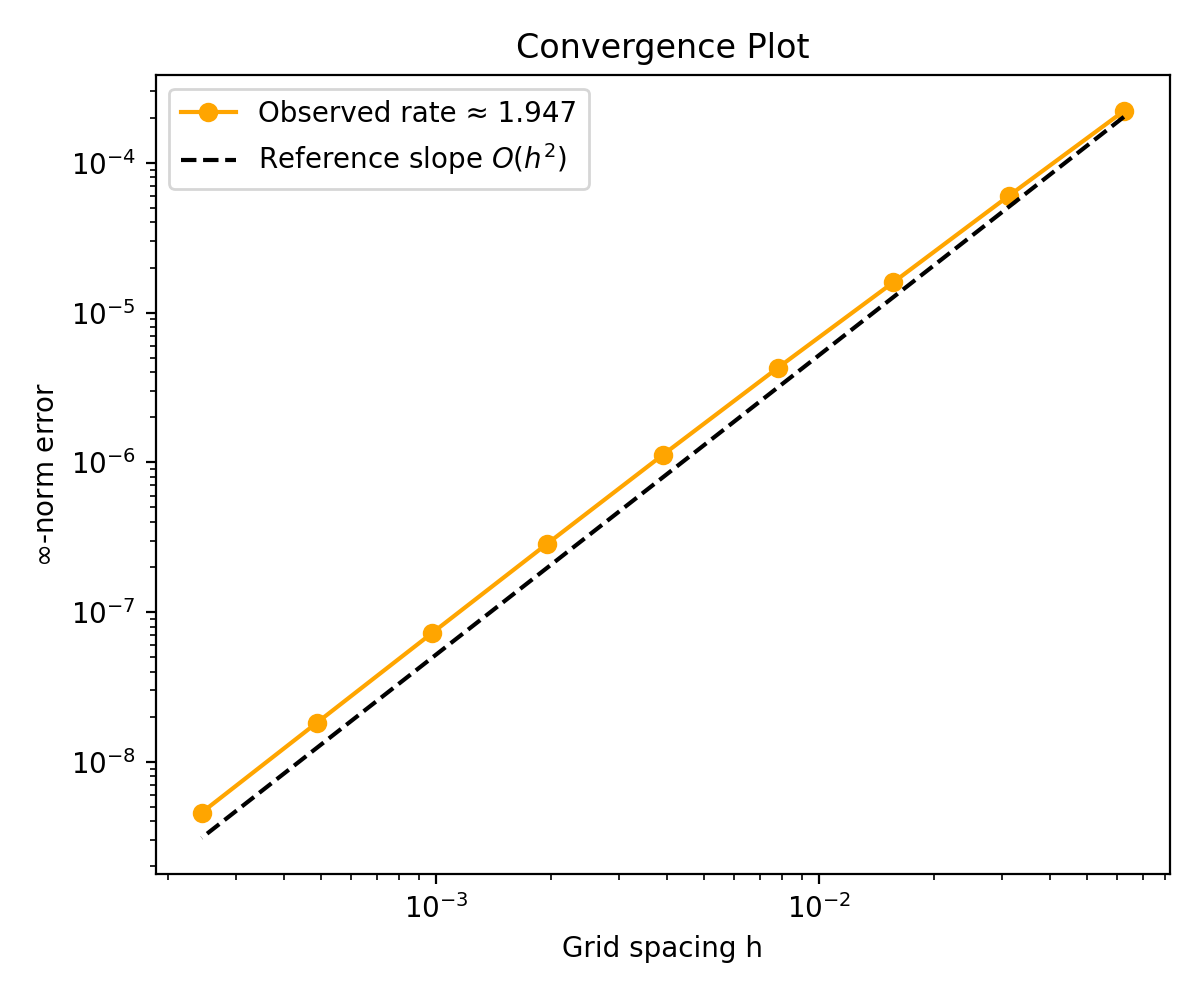

Recreate this plot in Python.
import os
import numpy as np

from devito import (Grid, Function, Eq, Operator, switchconfig,
                    configuration, SubDomain, norm, mmax)

from devito.petsc import petscsolve, EssentialBC, GridHierarchy
from devito.petsc.initialize import PetscInitialize

import matplotlib.pyplot as plt

configuration['compiler'] = 'custom'
os.environ['CC'] = 'mpicc'


# 2D test
# Solving -u_xx - u_yy = f(x,y)
# Dirichlet BCs: u = 0 on the entire boundary
# Manufactured solution (MMS4): u(x,y) = (x^4 - x^2)(y^4 - y^2),
# with corresponding RHS
#   f(x,y) = 2x^2(x^2 - 1)(1 - 6y^2) + 2y^2(1 - 6x^2)(y^2 - 1)
# ref - PETSc SNES ex5.c tutorial, MMSSolution4/MMSForcing4 with -par 0.0

PetscInitialize()

# Subdomains to implement BCs
class SubTop(SubDomain):
    name = 'subtop'

    def define(self, dimensions):
        x, y = dimensions
        return {x: ('middle', 1, 1), y: ('right', 1)}


class SubBottom(SubDomain):
    name = 'subbottom'

    def define(self, dimensions):
        x, y = dimensions
        return {x: ('middle', 1, 1), y: ('left', 1)}


class SubLeft(SubDomain):
    name = 'subleft'

    def define(self, dimensions):
        x, y = dimensions
        return {x: ('left', 1), y: y}


class SubRight(SubDomain):
    name = 'subright'

    def define(self, dimensions):
        x, y = dimensions
        return {x: ('right', 1), y: y}


sub1 = SubTop()
sub2 = SubBottom()
sub3 = SubLeft()
sub4 = SubRight()

subdomains = (sub1, sub2, sub3, sub4)

def w(t):
    return t**4 - t**2

def exact(x, y):
    return w(x)*w(y)

Lx = np.float64(1.)
Ly = np.float64(1.)

# n = 17, 33, 65, 129, 257
n_values = [2**k + 1 for k in range(4, 13)]
h = np.array([Lx/(n-1) for n in n_values])
infinity_norms = []
discrete_l2_norms = []
ksp_iters = []

for n in n_values:
    grid = Grid(
        shape=(n, n), extent=(Lx, Ly), subdomains=subdomains, dtype=np.float64
    )

    nlevels = int(np.log2(n - 1))
    print(f"n = {n}, nlevels = {nlevels}")
    hierarchy = GridHierarchy(grid, nlevels=nlevels)

    u = Function(name='u', grid=grid, space_order=2)
    f = Function(name='f', grid=grid, space_order=2)
    bc = Function(name='bc', grid=grid, space_order=2)

    eqn = Eq(-u.laplace, f, subdomain=grid.interior)

    tmpx = np.linspace(0, Lx, n).astype(np.float64)
    tmpy = np.linspace(0, Ly, n).astype(np.float64)

    Y, X = np.meshgrid(tmpx, tmpy)

    f.data[:] = (2 - 12*Y**2)*w(X) + (2 - 12*X**2)*w(Y)

    # u = 0 on the entire boundary
    bc.data[:] = 0.

    # # Create boundary condition expressions using subdomains
    bcs = [EssentialBC(u, bc, subdomain=sub1)]
    bcs += [EssentialBC(u, bc, subdomain=sub2)]
    bcs += [EssentialBC(u, bc, subdomain=sub3)]
    bcs += [EssentialBC(u, bc, subdomain=sub4)]

    exprs = [eqn] + bcs
    petsc = petscsolve(
        exprs, target=u,
        solver_parameters={
            # 'snes_type': 'newtonls',
            # 'snes_max_it': 1,
            'snes_type': 'ksponly',
            'ksp_atol': 1e-1,
            'pc_type': 'mg',
            'pc_mg_type': 'full',

            'mg_levels_ksp_type': 'chebyshev',
            'mg_levels_pc_type': 'jacobi',
            'mg_levels_ksp_max_it': 5,

            'mg_coarse_ksp_type': 'gmres',
            'mg_coarse_ksp_rtol': 1e-12,
            'mg_coarse_pc_type': 'none',
        },
        options_prefix='mms4',
        hierarchy=hierarchy,
        constrain_bcs=True

    )

    with switchconfig(log_level='DEBUG'):
        op = Operator(petsc, language='petsc')
        summary = op.apply()

    iters = summary.petsc[('section0', 'mms4')].KSPGetIterationNumber
    ksp_iters.append(iters)

    u_exact = Function(name='u_exact', grid=grid, space_order=2)
    u_exact.data[:] = exact(X, Y)

    diff = Function(name='diff', grid=grid, space_order=2)
    diff.data[:] = u_exact.data[:] - u.data[:]

    # Compute infinity norm using numpy
    # TODO: Figure out how to compute the infinity norm using Devito
    infinity_norm = np.linalg.norm(diff.data[:].ravel(), ord=np.inf)
    infinity_norms.append(infinity_norm)

    # Compute discrete L2 norm (RMS error)
    n_interior = np.prod([s - 1 for s in grid.shape])
    discrete_l2_norm = norm(diff) / np.sqrt(n_interior)
    discrete_l2_norms.append(discrete_l2_norm)


slope, intercept = np.polyfit(np.log(h), np.log(infinity_norms), 1)

print("infinity_norms:", infinity_norms)
print("ksp_iters:", ksp_iters)
print("slope:", slope)

assert slope > 1.9
assert slope < 2.1

# Plot
plt.figure(figsize=(6, 5))
plt.loglog(h, infinity_norms, 'o-', label=f'Observed rate ≈ {slope:.3f}', color='orange')
plt.loglog(
    h, np.exp(intercept) * h**2,
    'k--',
    label=r'Reference slope $O(h^2)$'
)
plt.xlabel(r'Grid spacing h')
plt.ylabel(r'$\infty$-norm error')
plt.title('Convergence Plot')
plt.legend()
plt.tight_layout()
plt.savefig("mms4.png", dpi=200)
plt.show()
